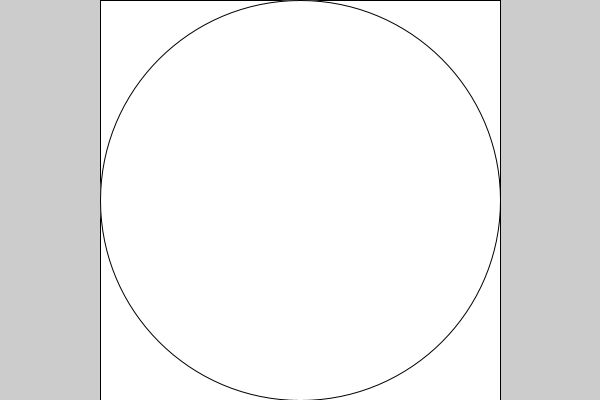
Frame 1 (no input)
Frame 60 (the mouse pressed at the canvas centre just before this capture): identical to frame 1, image omitted
Frame 120 (the mouse held since frame 60 and released just before this capture): identical to frame 1, image omitted

The Processing sketch that drew this single still picture (run headless with seeded random() and noise(); from frame 60 on, the mouse is pressed at the canvas centre):

// Processing sketch: Measles
// ── Measles.pde
//Global Variables
int appWidth, appHeight;
//
void setup() {
  //Display & Orientation
  size(600, 400); 
  //fullScreen(); //displayWidth & displayHeight
  displayOrientation(); //need smaller dimension (ternary operator)
  appWidth = width;
  appHeight = height;
  //
  population();
  //Theme: i.e. Face (will work in portrait and landscape)
  faceSetup();
  eyes(); //Student created
  nose(); //Student created
  mouth(); //Student created
  measlesDynamic(); //Teacher Lesson
  //Background Image (could be in draw too)
}//End setup
//
void draw() {
  //OS System Button
  //Start Button | Measles Reset Button
  //Theme: face & measles with different sizes and colours
  }//End draw
//
void keyPressed() {
  //KeyBoard Shortcuts
}//End keyPressed
//
void mousePressed() {
  //CAUTION: all buttons have Hover Over
  //OS System Button
  //Start Button
  //Quit Button
  //Night Mode
}//End mousePressed
//
//End MAIN Program

// ── Display_Orientation.pde
Boolean landscape=false; //portrait=false //CAUTION: if landscape is false, then portrait must be true
//
void displayOrientation() {
  //Display Orientation Algorithm, see Hello World to copy
  landscape = true; //Harcoded for now
  //
}//End displayOrientation
//
//End Display and Orientation Subprogram

// ── Drawing_Meales.pde
void measlesDynamic() {
} //End measlesDynamic
//
//Emd Draw Measles Subprogram

// ── Eyes.pde
void eyes() {} //End eyes
//
//End Eyes Subprogram

// ── Face.pde
float rectFaceX, rectFaceY, rectFaceWidth, rectFaceHeight;
float faceX, faceY, faceDiameter;
//
void faceSetup() {
  //Face: inscribing a circle in a square (i.e. logical rectangle)
  //Start from center of display
  rect(rectFaceX, rectFaceY, rectFaceWidth, rectFaceHeight); //Logical rectangle
  ellipse(faceX, faceY, faceDiameter, faceDiameter);
} //End faceSetup
//
//End Face Subprogram

// ── Mouth.pde
void mouth() {} //End mouth
//
//End Mouth Subprogram

// ── Nose.pde
void nose() {} //End nose
//
//End Nose Subprogram

// ── Population.pde
void population() {
  float centerX = appWidth * 1/2;
  float centerY = appHeight * 1/2;
  //
  float smallerDimension;
  smallerDimension = ( landscape==true ) ? height : width; //ternary operator
  //
  rectFaceX = centerX - smallerDimension*1/2;
  rectFaceY = appHeight * 0;
  rectFaceWidth = smallerDimension;
  rectFaceHeight = smallerDimension;
  faceX = centerX;
  faceY = centerY;;
  faceDiameter = smallerDimension;
  //
} //End Population
//
// End Population Subprogram
